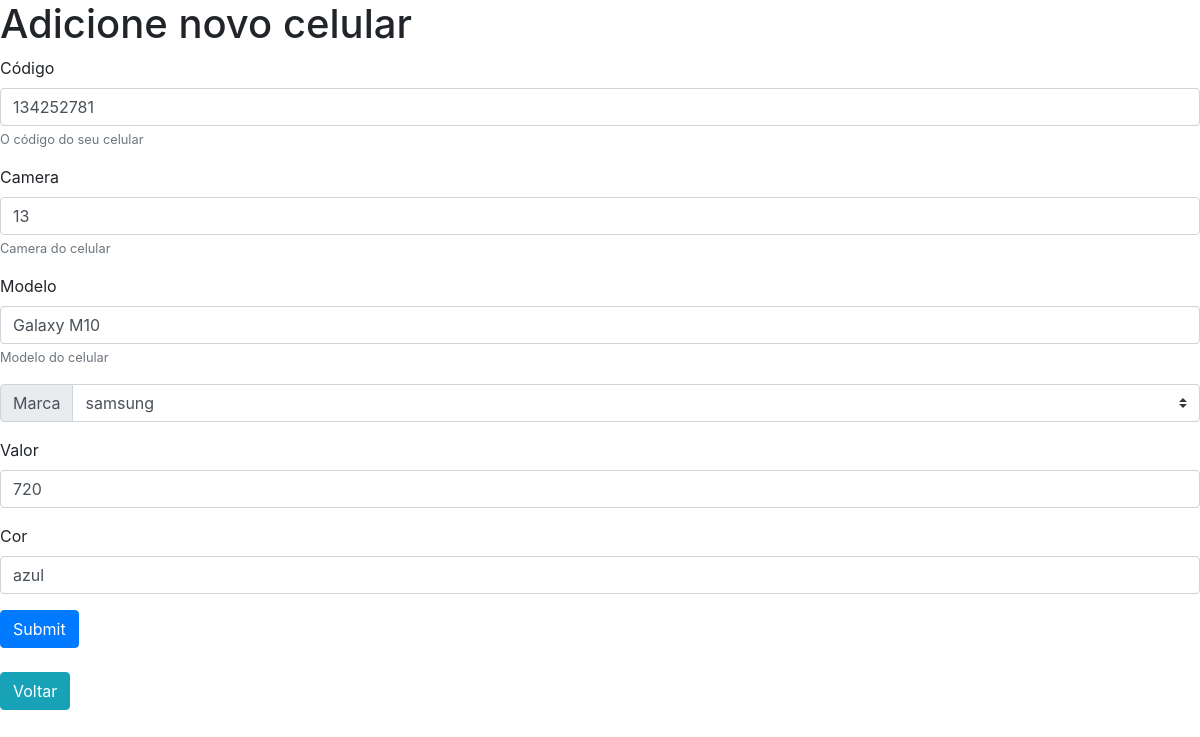
Page /crud-PDO/editar.php?id=1 on the committed database.
### tables this page shows
CREATE TABLE `celular` (
  `id` int(11) NOT NULL AUTO_INCREMENT,
  `codigo` int(10) DEFAULT NULL,
  `camera` varchar(5) DEFAULT NULL,
  `modelo` tinytext,
  `marca` int(11) DEFAULT NULL,
  `valor` float DEFAULT NULL,
  `cor` tinytext,
  PRIMARY KEY (`id`),
  KEY `marca` (`marca`),
  CONSTRAINT `celular_ibfk_1` FOREIGN KEY (`marca`) REFERENCES `marca` (`id`)
);

### crud-PDO/editar.php (the view, shortened to what this page needs)
<?php
require __DIR__ . "/cabecalho.php";
require __DIR__ . "/conexao.php";
$id = $_GET['id'];
$stmt = $conn->prepare("select c.id, c.codigo,c.camera,c.modelo,c.valor,c.cor,m.marca from celular c right join marca m on c.marca = m.id where c.id = ${id}");
$stmt->execute();
$results = $stmt->fetchAll(PDO::FETCH_ASSOC);
foreach ($results as $rows) {
    ?>
    <h1>Adicione novo celular</h1>
    <form method="post">
        <div class="form-group">
            <label for="codigo">Código</label>
            <input type="number" value="<?= $rows['codigo'] ?>" class="form-control" id="codigo" name="codigo" aria-describedby="emailHelp">
            <small id="emailHelp" class="form-text text-muted">O código do seu celular</small>
        </div>
        <div class="form-group">
            <label for="camera">Camera</label>
            <input type="text" class="form-control" value="<?= $rows['camera'] ?>" id="camera" name="camera" aria-describedby="emailHelp">
            <small id="emailHelp" class="form-text text-muted">Camera do celular</small>
        </div>
        <div class="form-group">
            <label for="exampleInputEmail1">Modelo</label>
            <input type="text" class="form-control" value="<?= $rows['modelo'] ?>" id="exampleInputEmail1" name="modelo" aria-describedby="emailHelp">
            <small id="emailHelp" class="form-text text-muted">Modelo do celular</small>
        </div>
        <div class="input-group mb-3">
            <div class="input-group-prepend">
                <label class="input-group-text" for="marca">Marca</label>
            </div>
            <select class="custom-select" name="marca" id="marca">
                <?php
                $compare = $conn->prepare('select marca from celular where id = ' . $id);
                $compare->execute();
                $compares = $compare->fetchAll(PDO::FETCH_ASSOC);
                $result = $conn->prepare('select * from marca');
                $result->execute();
                $results = $result->fetchAll(PDO::FETCH_ASSOC);
                foreach ($results as $row) {
                        if (($compares[0]['marca']) == ($row["id"])) {
                            echo "<option value='${row['id']}' selected>${row['marca']}</option>";
                        } else {
                            echo "<option value='${row['id']}'>${row['marca']}</option>";
                        }
                }
                ?>
            </select>
        </div>
        <div class="form-group">
            <label for="exampleInputPassword1">Valor</label>
            <input type="number" class="form-control" value="<?= $rows['valor'] ?>" name="valor" id="exampleInputPassword1">
        </div>
        <div class="form-group">
            <label for="exampleInputPassword1">Cor</label>
            <input type="text" class="form-control" value="<?= $rows['cor'] ?>" name="cor" id="exampleInputPassword1">
        </div>
        <button type="submit" class="btn btn-primary">Submit</button>
    </form>
    <br>
    <a href="index.php" class="btn btn-info">Voltar</a>
    <?php
}
require __DIR__ . "/rodape.php";

### rows in the picture
celular: codigo "134252781", camera "13", modelo "Galaxy M10", valor "720", cor "azul"

### other values in the picture
form field marca "samsung"
